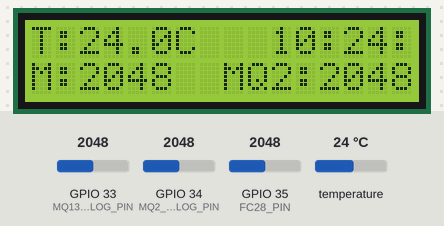
Simulated run of this sketch. Board: ESP32. Parts: 16×2 character LCD. The test bench sets the inputs (shaded band); at power-on: temperature 24 °C, GPIO 34 (MQ2_ANALOG_PIN) = 2048, GPIO 35 (FC28_PIN) = 2048, GPIO 33 (MQ135_ANALOG_PIN) = 2048. WiFi joins after 1.5 s; servers stay silent unless stated; uploads are accepted with an empty reply; the local clock reads 2024-03-15 10:24:30 at power-on unless the sketch sets it; what the sketch prints to the serial monitor is not drawn.

Above: at 6.3 s.
6.4 s: temperature set to 12 °C
At 11.6 s:
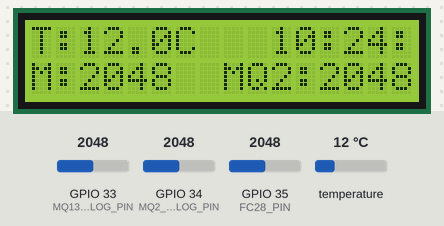
12.6 s: GPIO 34 (MQ2_ANALOG_PIN) set to 2866
At 16.6 s:
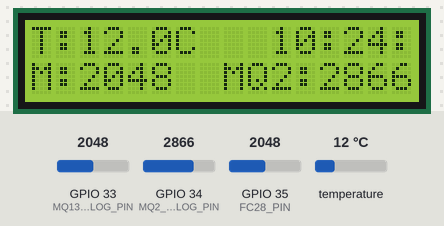
18.8 s: GPIO 35 (FC28_PIN) set to 2866
At 21.6 s:
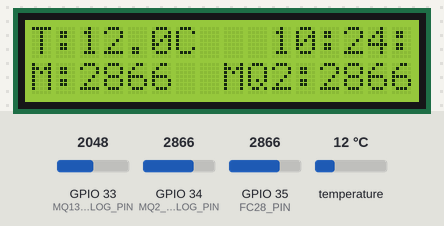
25.0 s: temperature set to 19 °C
At 26.6 s:
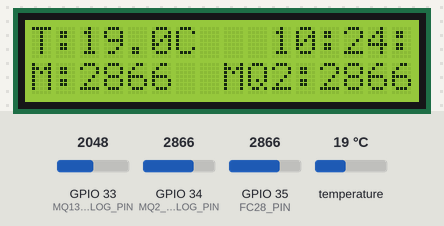
32.2 s: GPIO 34 (MQ2_ANALOG_PIN) set to 3972
At 36.6 s:
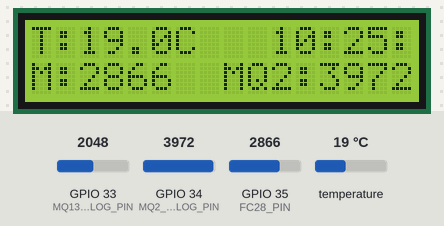
38.4 s: GPIO 35 (FC28_PIN) set to 3972
At 41.6 s:
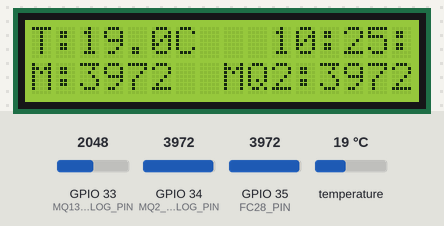
Timing chart, 0 to 43.1 s (numbered marks = the images above; inputs shaded):
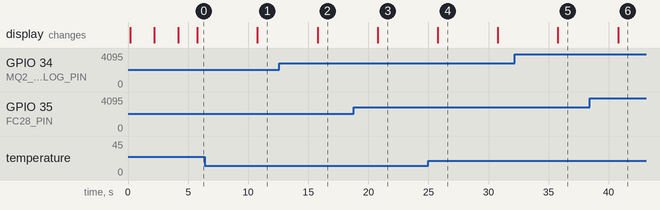

The sketch:

AnnaMrita.ino
```cpp
#include <WiFi.h>
#include <HTTPClient.h>
#include <OneWire.h>
#include <DallasTemperature.h>
#include <LiquidCrystal.h>
#include "time.h"

// WiFi credentials
const char* ssid = "HotspotPro";
const char* password = "12345678";

// Server details
const char* serverURL = "http://192.168.186.73/Annamrita/test.php";

// Time Settings
const char* ntpServer = "pool.ntp.org";
const long  gmtOffset_sec = 19800;
const int   daylightOffset_sec = 0;

// Sensor Pin Definitions
#define MQ2_ANALOG_PIN 34
#define MQ135_ANALOG_PIN 33
#define FC28_PIN 35
#define DS18B20_PIN 4

// LCD Pin Definitions (Using verified test code settings)
#define LCD_RS 23
#define LCD_EN 5
#define LCD_D4 18
#define LCD_D5 19
#define LCD_D6 21
#define LCD_D7 22

OneWire oneWire(DS18B20_PIN);
DallasTemperature sensors(&oneWire);
LiquidCrystal lcd(LCD_RS, LCD_EN, LCD_D4, LCD_D5, LCD_D6, LCD_D7);

float temperature = 0.0;
int moisture = 0;
int mq2Value = 0;
int mq135Value = 0;

unsigned long previousMillis = 0;
const long interval = 5000;

void setup() {
  Serial.begin(115200);
  delay(100);

  // Initialize LCD
  Serial.println("Initializing LCD...");
  lcd.begin(16, 2);
  lcd.clear();
  lcd.setCursor(0, 0);
  lcd.print("Connecting WiFi...");
  Serial.println("LCD Initialized!");

  // Initialize WiFi
  WiFi.begin(ssid, password);
  while (WiFi.status() != WL_CONNECTED) {
    delay(1000);
    Serial.println("Connecting to WiFi...");
  }
  Serial.println("Connected to WiFi");

  lcd.clear();
  lcd.setCursor(0, 0);
  lcd.print("WiFi Connected!");

  // Get time from NTP
  configTime(gmtOffset_sec, daylightOffset_sec, ntpServer);

  // Initialize Sensors
  sensors.begin();

  delay(2000);
  lcd.clear();
}

void loop() {
  unsigned long currentMillis = millis();
  if (currentMillis - previousMillis >= interval) {
    previousMillis = currentMillis;

    readSensorData();
    displayOnLCD();
    sendDataToServer();
  }
}

void readSensorData() {
  sensors.requestTemperatures();
  temperature = sensors.getTempCByIndex(0);

  moisture = analogRead(FC28_PIN);
  mq2Value = analogRead(MQ2_ANALOG_PIN);
  mq135Value = analogRead(MQ135_ANALOG_PIN);

  Serial.print("Temp: "); Serial.print(temperature); Serial.print("C | ");
  Serial.print("Moist: "); Serial.print(moisture); Serial.print(" | ");
  Serial.print("MQ2: "); Serial.print(mq2Value); Serial.print(" | ");
  Serial.print("MQ135: "); Serial.println(mq135Value);
}

void displayOnLCD() {
  lcd.clear();

  struct tm timeinfo;
  if (!getLocalTime(&timeinfo)) {
    Serial.println("Failed to obtain time");
    lcd.setCursor(0, 0);
    lcd.print("No Time Sync");
    return;
  }

  char timeStr[9];
  sprintf(timeStr, "%02d:%02d:%02d", timeinfo.tm_hour, timeinfo.tm_min, timeinfo.tm_sec);

  // First Line: Time and Temperature
  lcd.setCursor(0, 0);
  lcd.print("T:");
  lcd.print(temperature, 1);
  lcd.print("C ");

  lcd.setCursor(10, 0);
  lcd.print(timeStr);

  // Second Line: Sensor Values
  lcd.setCursor(0, 1);
  lcd.print("M:");
  lcd.print(moisture);

  lcd.setCursor(8, 1);
  lcd.print("MQ2:");
  lcd.print(mq2Value);

  delay(2000);
}

void sendDataToServer() {
  HTTPClient http;
  http.begin(serverURL);
  http.addHeader("Content-Type", "application/x-www-form-urlencoded");

  String data = "temperature=" + String(temperature, 1) +
                "&moisture=" + String(moisture) +
                "&mq2=" + String(mq2Value) +
                "&mq135=" + String(mq135Value);

  Serial.println("Sending Data: " + data);

  int httpResponseCode = http.POST(data);

  Serial.print("HTTP Response Code: ");
  Serial.println(httpResponseCode);

  if (httpResponseCode > 0) {
    String response = http.getString();
    Serial.println("Server Response: " + response);
  } else {
    Serial.println("Error sending data!");
  }

  http.end();
}
```

Measured:
- after the input at 6.4 s, the display: changes after 4.4 s (image 1)
- after the input at 12.6 s, the display: changes after 3.2 s (image 2)
- after the input at 18.8 s, the display: changes after 2.0 s (image 3)
- after the input at 25.0 s, the display: changes after 0.77 s (image 4)
- after the input at 32.2 s, the display: changes after 3.6 s (image 5)
- after the input at 38.4 s, the display: changes after 2.4 s (image 6)
- what the display in image 4 shows lasts 5.0 s, from 25.8 s to 30.8 s
